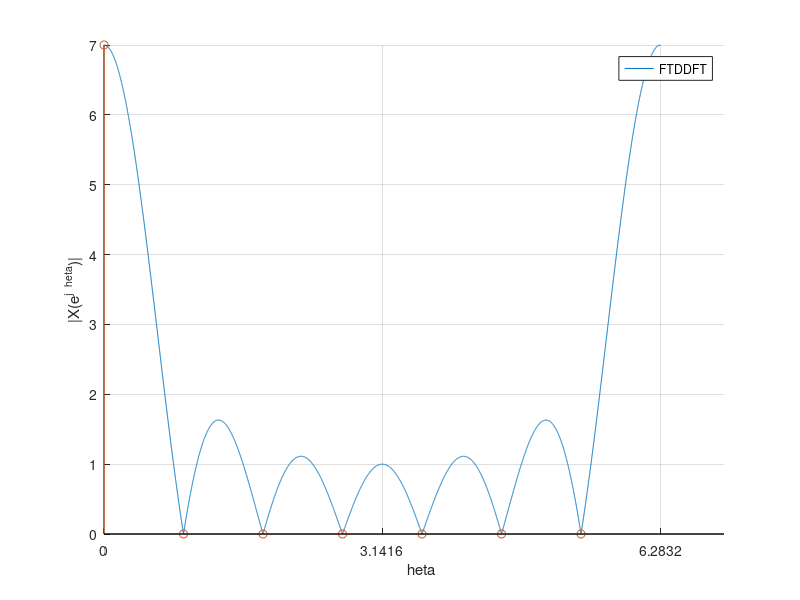

MATLAB code for this plot:

% theta = -pi:0.001:pi;
% in the assignment it says to use -pi:0.001:pi however this is nicer to work with for the DFT
theta = 0:0.001:2*pi;

function value = FTD(theta) 
    value = abs(sin(7/2 * theta) / sin(theta / 2));
end

function value = x_func(n) 
    value = 0;
    if n >= -3 && n <= 3 
        value = 1;
    end
       
end

F = arrayfun(@FTD, theta);

n = -3:3
x = arrayfun(@x_func, n);

y = abs(fft(x, 7))
k = 0:6

hold on

xticks([-pi, 0, pi, 2 * pi])
xlabel("\theta") % I like how latex just works in matlab unlike in matplotlib
% xlim([-pi, pi]) % this does not work like i thought it would
ylabel("|X(e^{j\theta})|")

plot(theta, F);
stem(2 * pi * k / 7, y);

legend(["FTD", "DFT"])

grid on 
hold off
